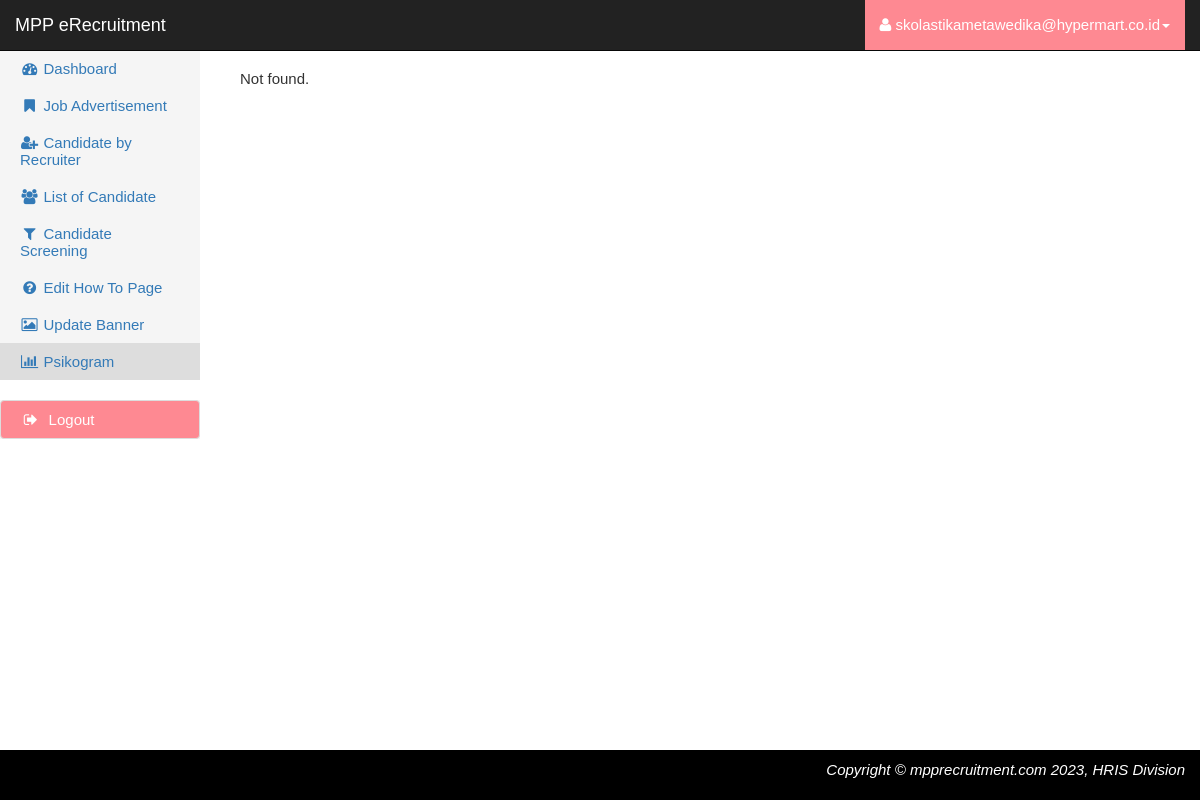
The page /admpsikogram/ (signed in) on the database its author committed.
### tables this page shows
CREATE TABLE `m_menu` (
  `menu_id` int(3) NOT NULL,
  `menu_name` varchar(50) NOT NULL,
  `menu_title` varchar(200) NOT NULL,
  `menu_text` text DEFAULT NULL,
  `menu_filename` varchar(50) NOT NULL,
  `menu_home` varchar(1) NOT NULL,
  `menu_type` varchar(20) NOT NULL,
  `menu_show` varchar(1) NOT NULL,
  `menu_order` int(2) NOT NULL,
  `menu_parent_id` int(3) NOT NULL DEFAULT 0,
  `menu_icon` varchar(50) NOT NULL,
  `menu_color` varchar(15) NOT NULL,
  `menu_module` varchar(25) DEFAULT NULL,
  `menu_show_inner` varchar(1) DEFAULT NULL,
  `status_id` varchar(10) NOT NULL,
  `user_insert` int(11) NOT NULL DEFAULT 1,
  `date_insert` datetime NOT NULL,
  `user_update` int(11) NOT NULL DEFAULT 1,
  `date_update` timestamp NOT NULL DEFAULT current_timestamp() ON UPDATE current_timestamp()
);

### setconf.php (called while the page is built, shortened)
<?php
	$connection_type = _DATACONNTYPE;
	function querying($query_statement, $parameters = array()) {
		global $connection_type;
		global $activate_connection;
		if ($connection_type == 2) {
			if ($parameters) {
				$querying = vsprintf(str_replace("?", "'%s'", $query_statement), $parameters);
			} else {
				$querying = $query_statement;
			}
			$result = mysqli_query($activate_connection, $querying);
		}
		return $result;
	}
	function sqlGetData($result, $connection_type = null) {
		if (!isset($connection_type)) {
			global $connection_type;
		}
		$data = array();
		if ($connection_type == 2) {
			while ($row = $result->fetch_array(MYSQLI_BOTH)) {
				$data[] = $row;
			}
		} else {
			while ($row = mysqli_fetch_array($result)) {
				$data[] = $row;
			}
		}
		return $data;
	}
?>

### modules/module.function.php (called while the page is built, shortened)
<?php
function url_slug($v)
{
	$slug = preg_replace('/[^A-Za-z0-9-]+/','-',$v);
	return strtolower($slug);
}
?>

### designadm/adm.primarymenu.php (the view)
<?php
$q = querying("SELECT * FROM m_menu WHERE menu_show = ? and menu_type = ? and status_id = ? ORDER BY menu_order ASC",array("y","admprimary","active"));
$primarymenu = sqlGetData($q);
echo "<ul class=\"nav nav-sidebar\">";
for($i=0;$i<count($primarymenu);$i++) {
	echo "<li ".((isset($_GET["mod"]) && $_GET["mod"]==$primarymenu[$i]["menu_name"])?" class='active' ":"")."><a href=\""._PATHURL."/".url_slug($primarymenu[$i]["menu_name"])."/\"><i class=\"fa ".$primarymenu[$i]["menu_icon"]." fa-fw\"></i>&nbsp;".$primarymenu[$i]["menu_title"]."</a></li>";
}
echo "</ul>";
?>
	<ul class="nav nav-sidebar">
		<li><a class="list-group-item" style="background-color:#fe8992; color:#ffffff;" href="<?php echo _PATHURL;?>/logout.php"><i class="fa fa-sign-out fa-fw"></i>&nbsp; Logout</a></li>
	</ul>

### includes/css/primary.css (style rules this page uses)
body { font: 15px Calibri, Arial; padding-top: 20px; padding-bottom: 20px; padding-left: 0; padding-right: 0; margin:0; }

### incadm/css/styles.css (style rules this page uses)
body { padding-top: 50px; background-color: #ffffff; }
.nav-sidebar { background-color: #f5f5f5; margin-right: -15px; margin-bottom: 20px; margin-left: -15px; height:100%; }
.nav-sidebar > li > a { padding-right: 20px; padding-left: 20px; }
.nav-sidebar > .active > a { background-color: #dddddd; }

### rows shown on the page
m_menu: menu_title "Dashboard"
m_menu: menu_title "Job Advertisement"
m_menu: menu_title "Candidate by Recruiter"
m_menu: menu_title "List of Candidate"
m_menu: menu_title "Candidate Screening"
m_menu: menu_title "Edit How To Page"
m_menu: menu_title "Update Banner"
m_menu: menu_title "Psikogram"

### other values the page prints
$_SESSION["log_auth_name"] "skolastikametawedika@hypermart.co.id"
